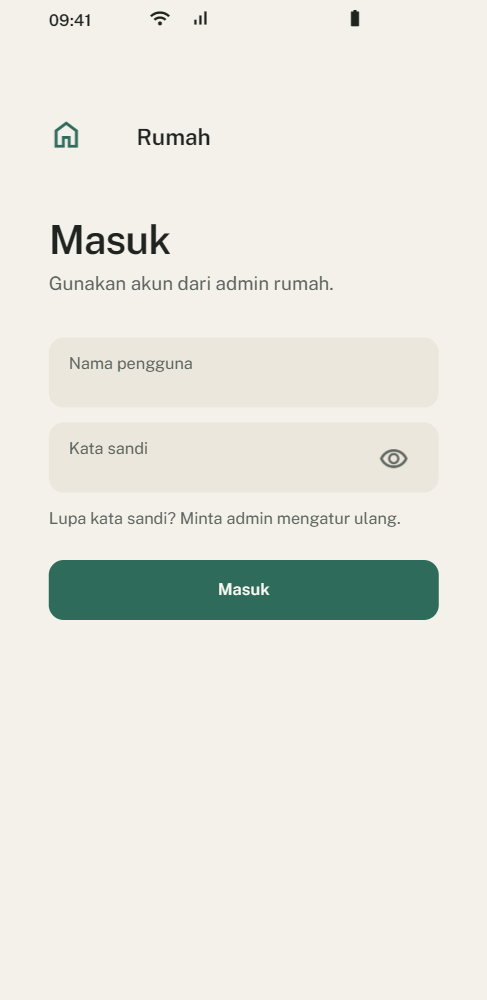
#> input picture stitch_rumah_smart_home_ui/1._login_rumah/screen.png, 487 x 1000 px
$ python generate_ui_comparison.py
#> lines starting #> are read from the running program, lines starting #| are printed output that depends on the picture
#!/usr/bin/env python3
"""
scripts/generate_ui_comparison.py
Membuat lembar perbandingan berdampingan (Side-by-Side):
- Sisi Kiri: screen.png dari Google Stitch
- Sisi Kanan: hasil golden rendering dari app Flutter
Disimpan ke docs/ui-review/mobile/compare/
"""

import os
import sys
from pathlib import Path
from PIL import Image, ImageDraw, ImageFont

ROOT_DIR = Path(__file__).resolve().parent.parent
STITCH_DIR = ROOT_DIR / "stitch_rumah_smart_home_ui"
GOLDEN_DIR = ROOT_DIR / "docs" / "ui-review" / "mobile"
COMPARE_DIR = GOLDEN_DIR / "compare"

PAIRS = [
    ("01_login", "1._login_rumah/screen.png", "screen_01_login_light_360.png", "Layar 1: Login"),
    ("02_verifikasi_2fa", "2._kode_verifikasi_rumah/screen.png", "screen_02_verify_2fa_light_360.png", "Layar 2: Verifikasi 2FA"),
    ("03_beranda_terang", "3._beranda_rumah/screen.png", "screen_03_beranda_light_360.png", "Layar 3: Beranda (Terang)"),
    ("03_beranda_gelap", "3._beranda_mode_gelap_rumah/screen.png", "screen_03_beranda_dark_360.png", "Layar 3: Beranda (Gelap)"),
    ("04_beranda_bahaya", "4._beranda_bahaya_rumah/screen.png", "screen_04_beranda_bahaya_light_360.png", "Layar 4: Beranda Bahaya"),
    ("05_semua_perangkat", "5._semua_perangkat_rumah/screen.png", "screen_05_semua_perangkat_light_360.png", "Layar 5: Semua Perangkat"),
    ("06_detail_perangkat", "6._detail_perangkat_lampu_rumah/screen.png", "screen_06_detail_perangkat_light_360.png", "Layar 6: Detail Perangkat"),
    ("07_pilih_jenis", "7._tambah_perangkat_pilih_jenis_rumah/screen.png", "screen_07_pilih_jenis_light_360.png", "Layar 7: Pilih Jenis Perangkat"),
    ("08_langkah_1_kode", "8._langkah_1_kode_pairing_rumah/screen.png", "screen_08_langkah_1_kode_light_360.png", "Layar 8: Langkah 1 Kode Pairing"),
    ("09_langkah_2_wifi", "9._langkah_2_sambung_wifi_alat_rumah/screen.png", "screen_09_langkah_2_wifi_light_360.png", "Layar 9: Langkah 2 Sambung WiFi Alat"),
    ("10_scan_qr", "10._scan_qr_rumah/screen.png", "screen_10_scan_qr_light_360.png", "Layar 10: Scan QR"),
    ("11_setup_wifi", "11._langkah_3_setup_wifi_rumah_rumah/screen.png", "screen_11_setup_wifi_light_360.png", "Layar 11: Langkah 3 Setup WiFi"),
    ("12_langkah_4_menghubungkan", "12._langkah_4_menghubungkan_rumah/screen.png", "screen_12_langkah_4_menghubungkan_light_360.png", "Layar 12: Langkah 4 Menghubungkan"),
    ("13_berhasil", "13._berhasil_tambah_perangkat_rumah/screen.png", "screen_13_berhasil_light_360.png", "Layar 13: Berhasil Tambah Perangkat"),
    ("14_gagal", "14._gagal_tambah_perangkat_rumah/screen.png", "screen_14_gagal_light_360.png", "Layar 14: Gagal Tambah Perangkat"),
    ("15_asisten_terang", "15._asisten_rumah/screen.png", "screen_15_asisten_light_360.png", "Layar 15: Asisten (Terang)"),
    ("15_asisten_gelap", "15._asisten_mode_gelap_rumah/screen.png", "screen_15_asisten_dark_360.png", "Layar 15: Asisten (Gelap)"),
    ("16_asisten_mendengarkan", "16._asisten_mendengarkan_rumah/screen.png", "screen_16_asisten_mendengarkan_light_360.png", "Layar 16: Asisten Mendengarkan"),
    ("17_kamera", "17._kamera_rumah/screen.png", "screen_17_kamera_light_360.png", "Layar 17: Tab Kamera"),
    ("18_live_view", "18._live_view_kamera_rumah/screen.png", "screen_18_live_view_light_360.png", "Layar 18: Live View Kamera"),
    ("19_pemutar_rekaman", "19._pemutar_rekaman_kamera_rumah/screen.png", "screen_19_pemutar_rekaman_light_360.png", "Layar 19: Pemutar Rekaman"),
    ("20_tambah_kamera", "20._tambah_kamera_rumah/screen.png", "screen_20_tambah_kamera_light_360.png", "Layar 20: Tambah Kamera"),
    ("21_keluarga_ringkasan", "21._keluarga_ringkasan_rumah/screen.png", "screen_21_keluarga_ringkasan_light_360.png", "Layar 21: Ringkasan Keluarga"),
    ("22_detail_kejadian", "22._detail_kejadian_keluarga_rumah/screen.png", "screen_22_detail_kejadian_light_360.png", "Layar 22: Detail Kejadian Keluarga"),
    ("23_lainnya", "23._lainnya_rumah/screen.png", "screen_23_lainnya_light_360.png", "Layar 23: Tab Lainnya"),
    ("24_notifikasi", "24._notifikasi_rumah/screen.png", "screen_24_notifikasi_light_360.png", "Layar 24: Notifikasi"),
    ("25_pengaturan", "25._pengaturan_sistem_rumah/screen.png", "screen_25_pengaturan_light_360.png", "Layar 25: Pengaturan Sistem"),
    ("26_kelola_anggota", "26._kelola_anggota_rumah/screen.png", "screen_26_kelola_anggota_light_360.png", "Layar 26: Kelola Anggota"),
    ("27_shell_bottom_nav", "3._beranda_rumah/screen.png", "screen_27_shell_bottom_nav_light_360.png", "Layar 27: Shell & Bottom Nav"),
]

def make_comparison(pair_id, stitch_rel, golden_rel, title):
#> called with pair_id = '01_login', stitch_rel = '1._login_rumah/screen.png', golden_rel = 'screen_01_login_light_360.png', title = 'Layar 1: Login'
    stitch_path = STITCH_DIR / stitch_rel
    golden_path = GOLDEN_DIR / golden_rel

    if not stitch_path.exists():
        print(f"[LEWAT] Berkas Stitch tidak ditemukan: {stitch_path}")
        return False
    if not golden_path.exists():
        print(f"[LEWAT] Berkas Golden tidak ditemukan: {golden_path}")
        return False

    img_stitch = Image.open(stitch_path).convert("RGB")
    img_golden = Image.open(golden_path).convert("RGB")
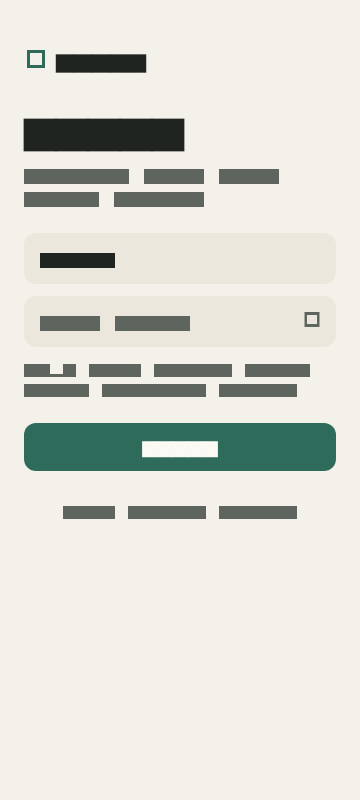
#> input picture docs/ui-review/mobile/screen_01_login_light_360.png, 360 x 800 px

    # Tentukan dimensi kanvas
    # Lebar target per gambar: 360 px
    w_target = 360

    # Skalakan stitch jika lebarnya berbeda dari 360
    if img_stitch.width != w_target:
        new_h = int(img_stitch.height * (w_target / img_stitch.width))
#> new_h = 739
        img_stitch = img_stitch.resize((w_target, new_h), Image.Resampling.LANCZOS)
#> img_stitch: PIL image 360x739 RGB

    # Skalakan golden jika lebarnya berbeda dari 360
    if img_golden.width != w_target:
        new_h = int(img_golden.height * (w_target / img_golden.width))
        img_golden = img_golden.resize((w_target, new_h), Image.Resampling.LANCZOS)

    content_h = max(img_stitch.height, img_golden.height)
#> content_h = 800

    # Header bar tinggi 50 px, padding samping 16 px, padding tengah 24 px
    header_h = 50
    padding_x = 20
    gap = 24
    total_w = (padding_x * 2) + (w_target * 2) + gap
    total_h = header_h + content_h + 24
#> total_h = 874

    # Warna kanvas: background netral Quiet Domesticity #E8E5DF
    canvas = Image.new("RGB", (total_w, total_h), (232, 229, 223))
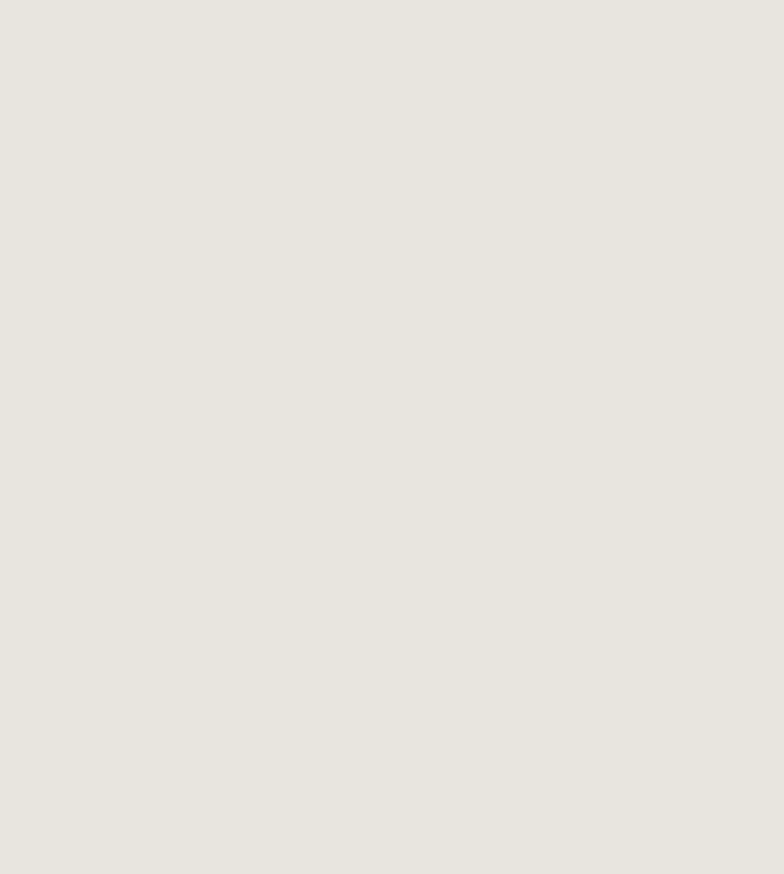
#> canvas: PIL image 784x874 RGB; mean R, G, B 232, 229, 223
    draw = ImageDraw.Draw(canvas)

    # Header title
    try:
        font_title = ImageFont.truetype(str(ROOT_DIR / "app" / "assets" / "fonts" / "PublicSans-SemiBold.ttf"), 16)
        font_sub = ImageFont.truetype(str(ROOT_DIR / "app" / "assets" / "fonts" / "PublicSans-Regular.ttf"), 13)
    except Exception:
        font_title = ImageFont.load_default()
        font_sub = ImageFont.load_default()

    # Teks label kiri & kanan
    draw.text((padding_x + 10, 16), f"Google Stitch: {title}", fill=(47, 56, 50), font=font_title)
    draw.text((padding_x + w_target + gap + 10, 16), f"Flutter (Implementasi Riil)", fill=(47, 107, 91), font=font_title)

    # Tempel gambar Stitch di kiri
    canvas.paste(img_stitch, (padding_x, header_h))
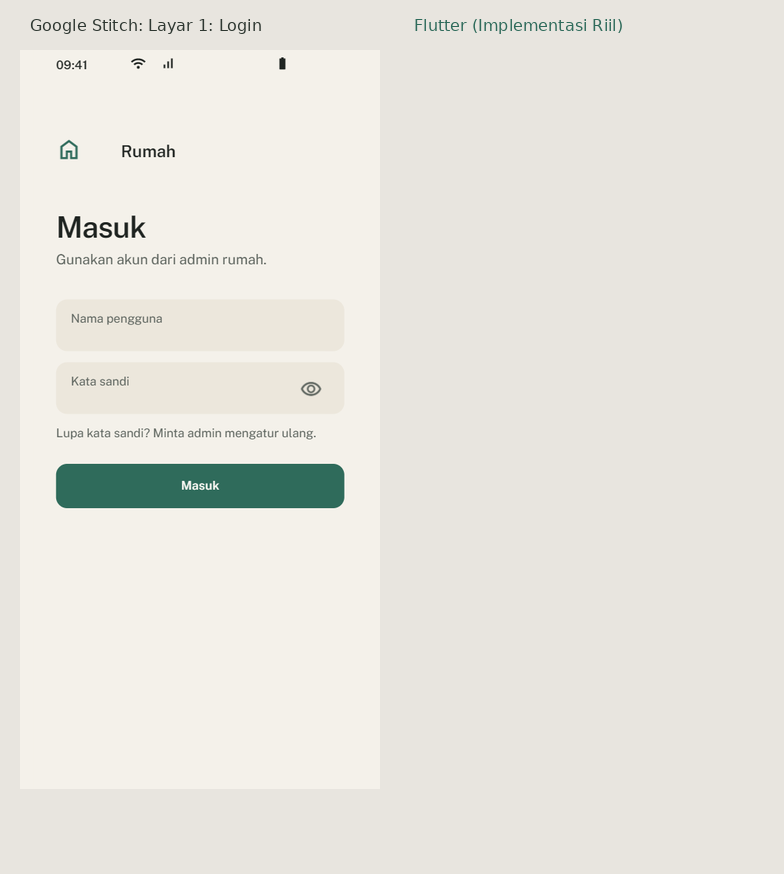
#> canvas: PIL image 784x874 RGB; mean R, G, B 231.6, 229.8, 223

    # Tempel gambar Golden di kanan
    canvas.paste(img_golden, (padding_x + w_target + gap, header_h))
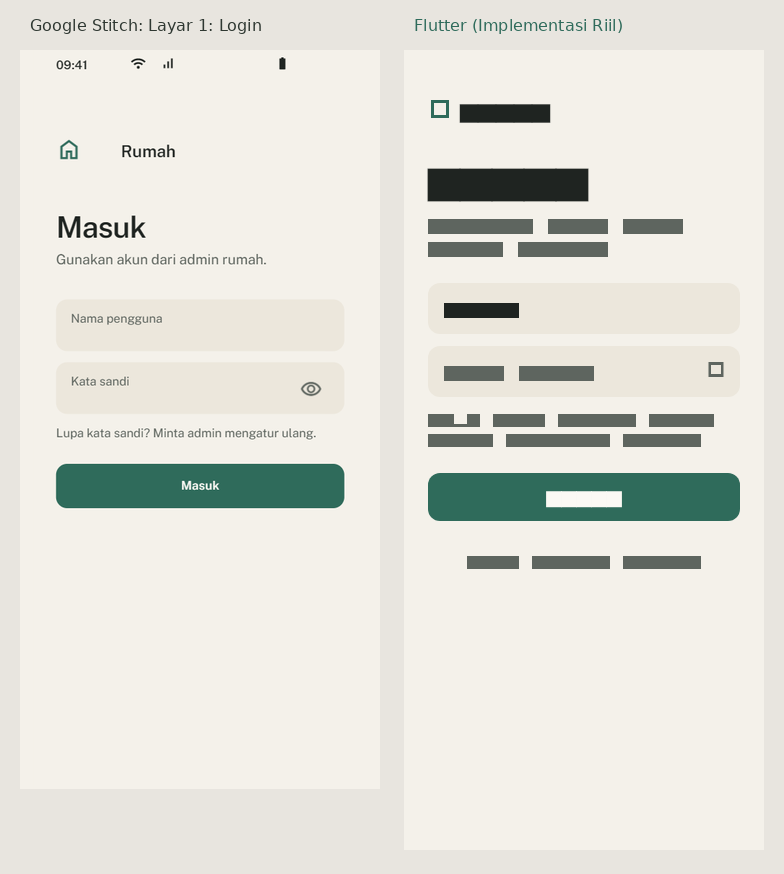
#> canvas: PIL image 784x874 RGB; mean R, G, B 226.1, 225.8, 218.4

    # Simpan hasil perbandingan
    out_file = COMPARE_DIR / f"compare_{pair_id}.png"
    canvas.save(out_file, quality=95)
    print(f"[BERHASIL] Lembar perbandingan dibuat: {out_file.name}")
    return True

def main():
    COMPARE_DIR.mkdir(parents=True, exist_ok=True)
    count = 0
    for p in PAIRS:
        if make_comparison(p[0], p[1], p[2], p[3]):
            count += 1
#> pass 2 of the loop in main, `for p in PAIRS:`:
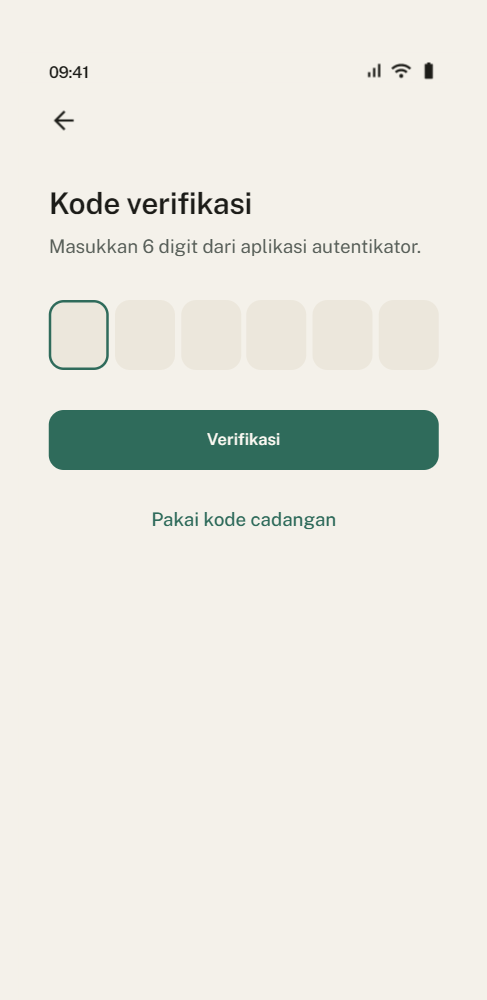
#> input picture stitch_rumah_smart_home_ui/2._kode_verifikasi_rumah/screen.png, 487 x 1000 px
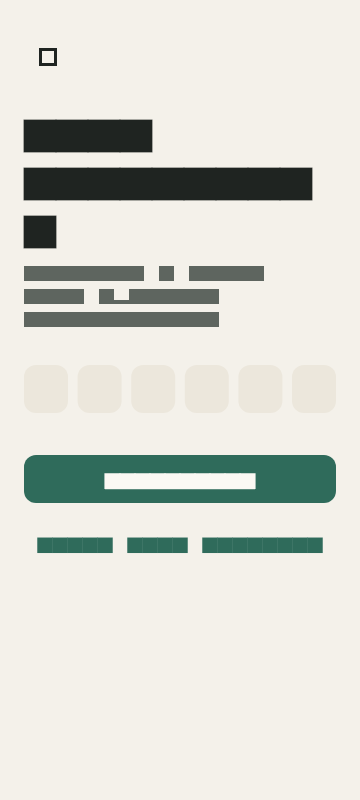
#> input picture docs/ui-review/mobile/screen_02_verify_2fa_light_360.png, 360 x 800 px
#> in make_comparison (call 2), `canvas.paste(img_golden, (padding_x + w_target + gap, header_h))`:
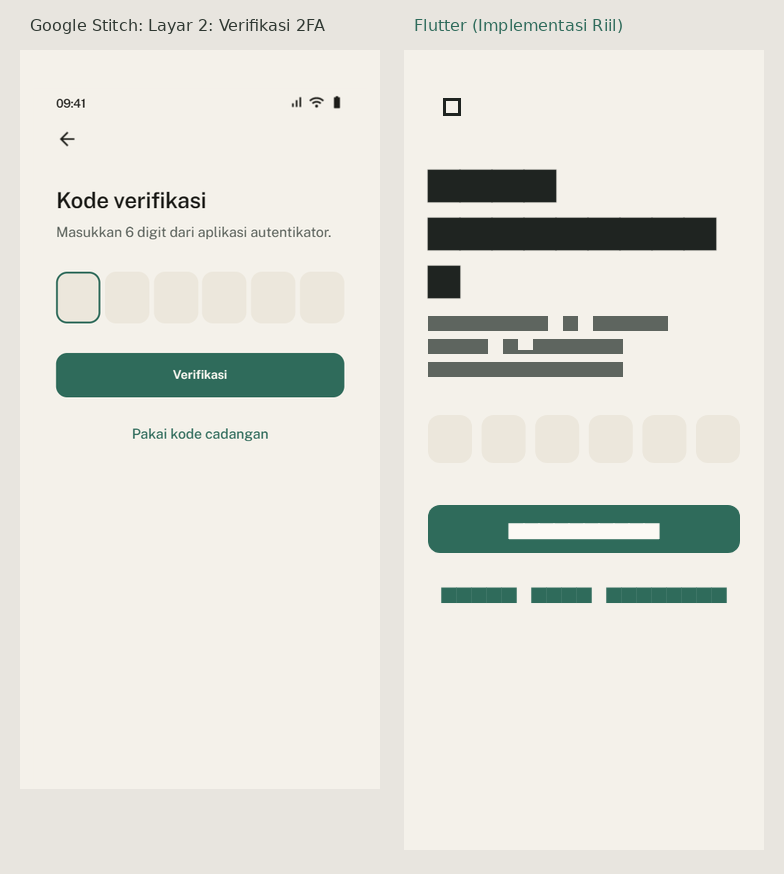
#> canvas: PIL image 784x874 RGB; mean R, G, B 225.4, 225.5, 218.3
#> pass 3 of the loop in main, `for p in PAIRS:`:
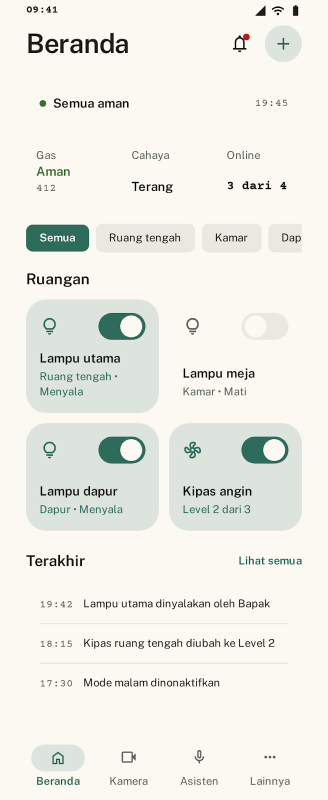
#> input picture stitch_rumah_smart_home_ui/3._beranda_rumah/screen.png, 656 x 1600 px (shown at 1/2 size)
#> in make_comparison, img_stitch is the input picture: PIL image 656x1600 RGB; mean R, G, B 238.3, 238.2, 231.1
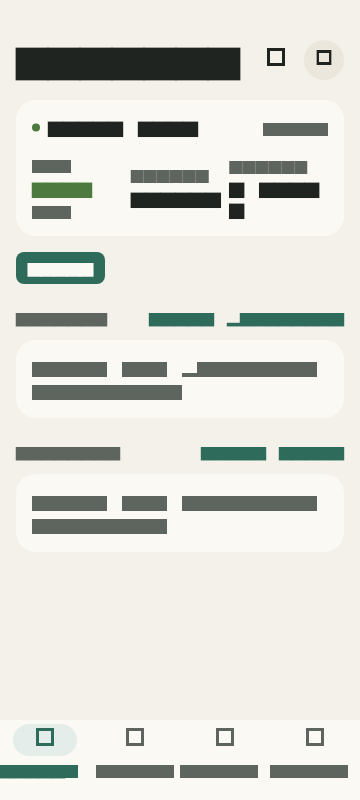
#> input picture docs/ui-review/mobile/screen_03_beranda_light_360.png, 360 x 800 px
#> in make_comparison (call 3), `canvas.paste(img_golden, (padding_x + w_target + gap, header_h))`:
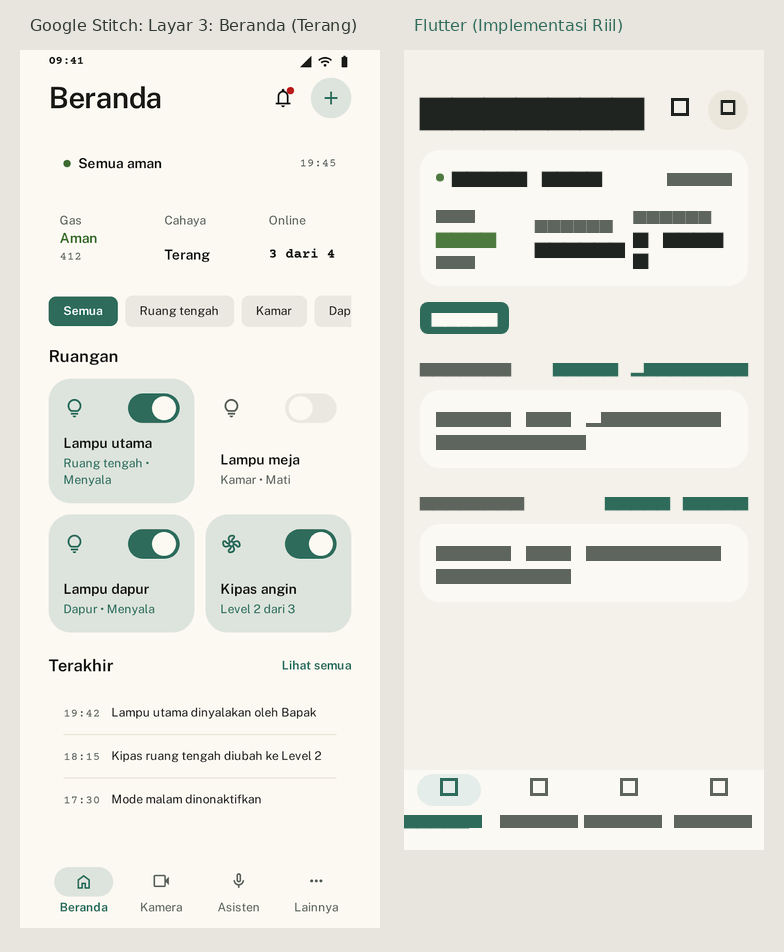
#> canvas: PIL image 784x952 RGB; mean R, G, B 229.6, 229.2, 222.5
#> the loop made 29 passes; the first 3 are shown
    print(f"\nTotal lembar perbandingan selesai dibuat: {count} dari {len(PAIRS)}")

if __name__ == "__main__":
    main()
